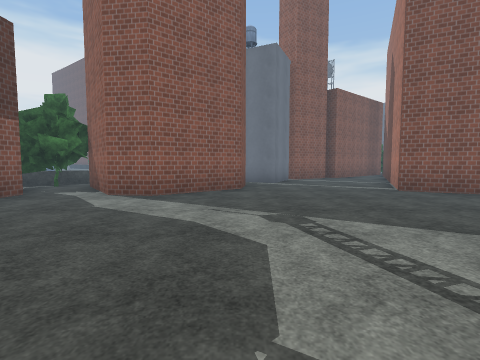
[1] (above)

16 first-person views from a walk through a Unity game level. The camera is 1.4 m above the floor, tilts 4° down and sees 85° across. The floor is counted in squares, 2 m on a side. Each view is taken from the middle of a square. On the plan, view 1 faces up. The plan holds only what a view shows up to about 9 squares ahead; the rest is blank. The place goes on beyond the plan. Some animated figures are not drawn. Surface patterns are stand-ins for the level's own textures.

[2]
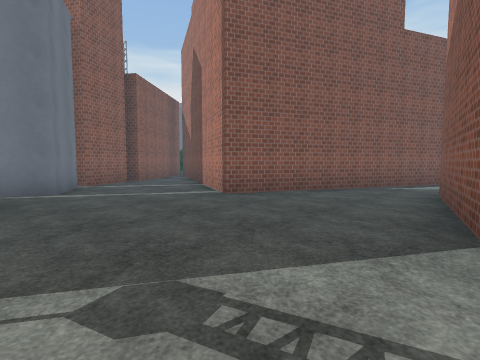

[3]
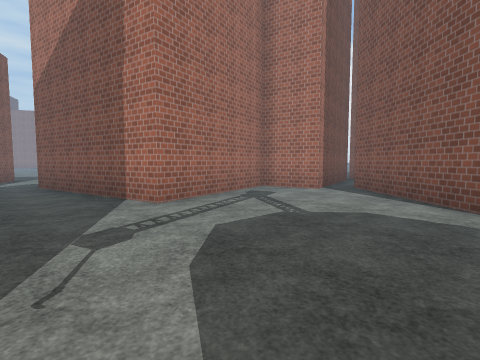

[4]
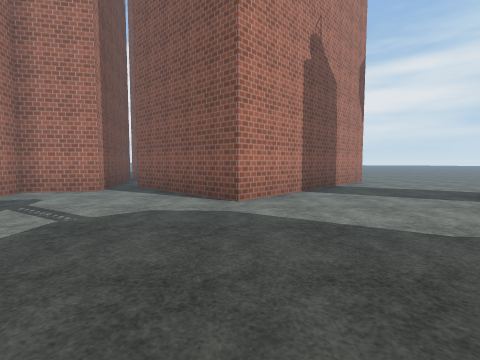

[5]
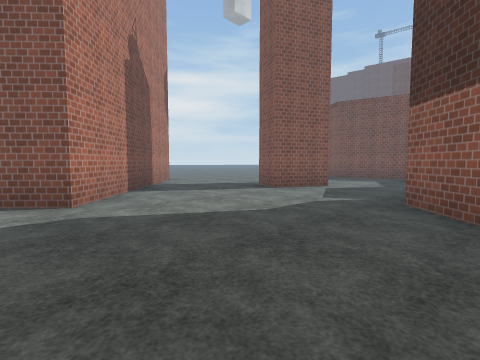

[6]
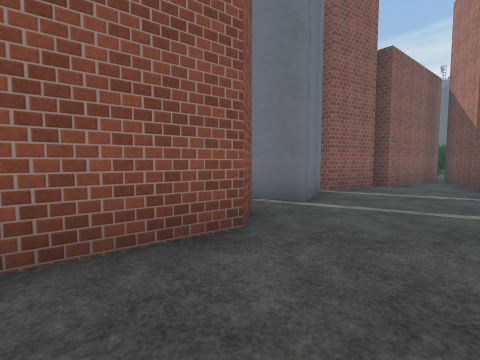

[7]
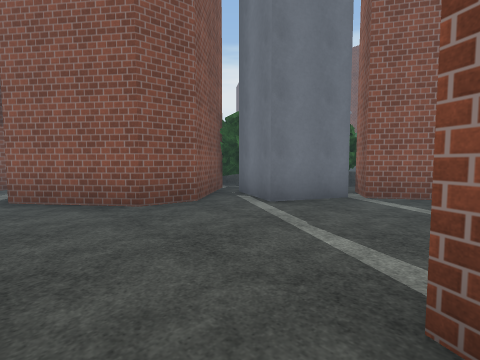

[8]
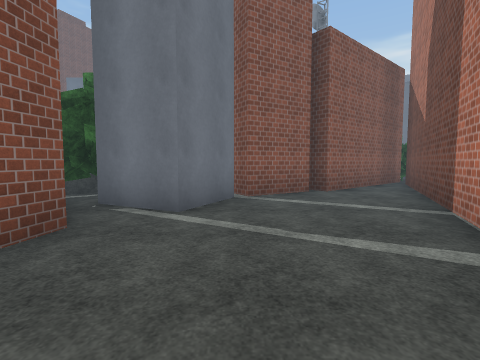

[9]
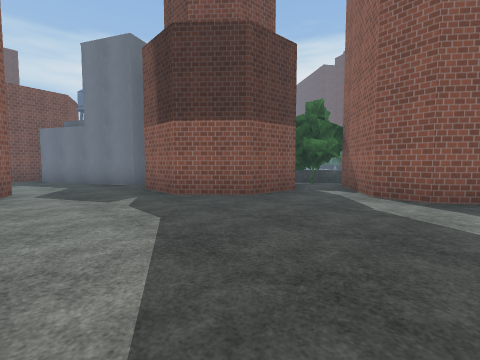

[10]
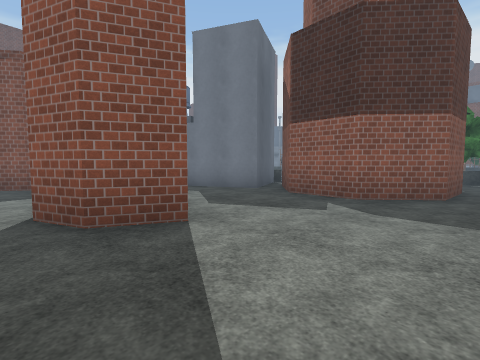

[11]
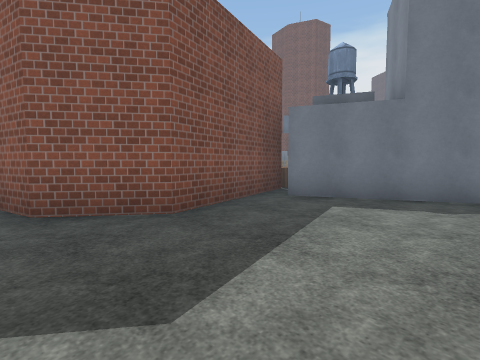

[12]
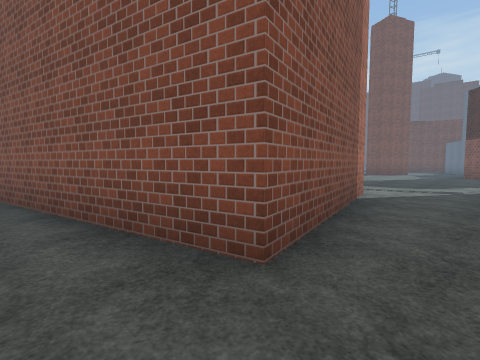

[13]
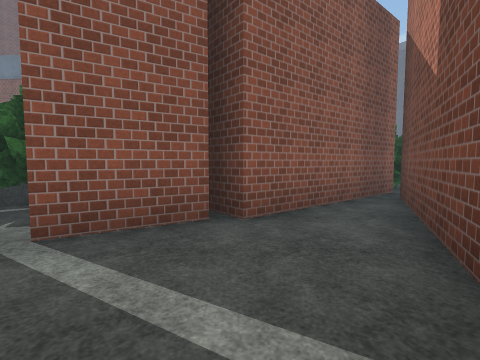

[14]
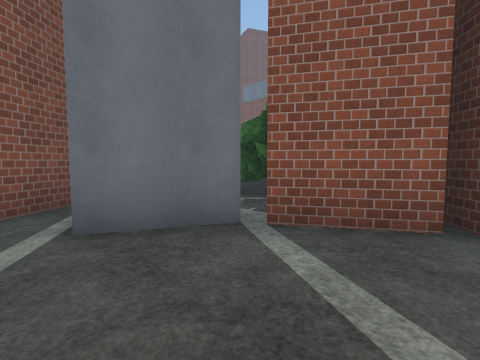

[15]
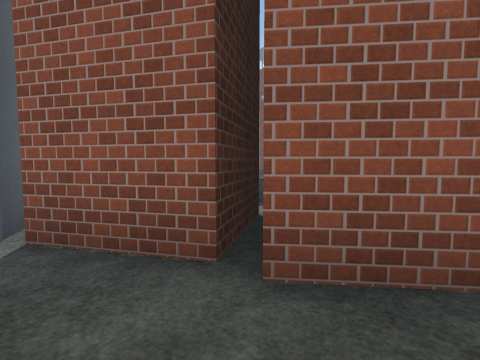

[16]
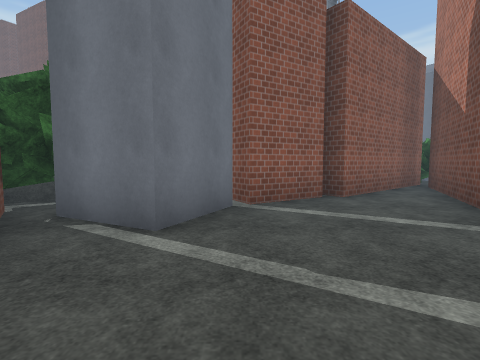

### Floor plan
Points are (right, up) in squares from view 1. A wall is a line through its corners. A room is listed if a view was taken in it or the views show most of it. See-through windows are left out.
Room 1 (views 1, 2, 3, 4, 5, 6, 7, 8, 9, 10, 12, 13, 14, 15, 16)
walls: (-4.6, 5.6) (-4.7, 4.1) (-6.1, 2.9); (-1.2, 9.5) (0.2, 7.7) (0, 6.8) (-1.8, 5.3) (-2.8, 5.5) (-4.3, 7.4); (1.6, -3.5) (1.3, -2.2) (2.9, -1.8) (2.1, 1.9) (6.7, 2.9) (7.8, -2.2); (-7.4, 0.1) (-6.6, -0.3) (-7.1, -1.2); (-4.8, -3.5) (-2, -0.6) (0.8, -3.2); (8.5, 4) (3.8, 6.2) (7.2, 13.2); (2.7, 12.7) (3.6, 11.1) (2.2, 10.3) (1.6, 11.2); (7.5, 13.9) (4, 11.1) (3.5, 11.8)
low walls: (0.6, 12.2) (0.2, 11.8)
ways out: opening at (-7.5, -2.5) to room 2; opening at (-7, 1.5) to room 2
objects: tank (0, 9); building (1, 9) to (2, 10); tree (1, 11) to (1, 12)
Room 2 (view 11)
walls: (-13, 2.5) (-12.1, -1.2) (-13.1, -2.6) (-14.1, -2.8); (-6.1, 2.9) (-7.4, 3) (-8.3, 4); (-7.1, -1.2) (-8, -1.6)
low walls: (-5.5, 7.8) (-6.1, 7.4); (-1.6, 10.5) (-2, 10.2)
ways out: opening at (-7.5, -2.5) to room 1; opening at (-7, 1.5) to room 1
objects: other object (-13, 3); building (-12, 2) to (-9, 4); tank (-12, 3); other object (-9, 5); tree (-6, 7) to (-5, 8); tree (-1, 10) to (0, 11); tree (8, 14) to (8, 15)

Where each view was taken, in squares from view 1:
view 1: 0 up, 0 right, facing up
view 2: 2 up, 0 right, facing up-right
view 3: 4 up, 2 left, facing down-right
view 4: 4 up, 2 left, facing down
view 5: 4 up, 1 left, facing down-left
view 6: 4 up, 0 right, facing up
view 7: 5 up, 4 right, facing up-left
view 8: 5 up, 2 right, facing up
view 9: 0 up, 1 left, facing up-left
view 10: 2 down, 4 left, facing up-left
view 11: 3 down, 9 left, facing up-left
view 12: 4 up, 8 right, facing down-left
view 13: 8 up, 4 right, facing up
view 14: 8 up, 4 right, facing up-left
view 15: 10 up, 5 right, facing up-left
view 16: 6 up, 2 right, facing up
